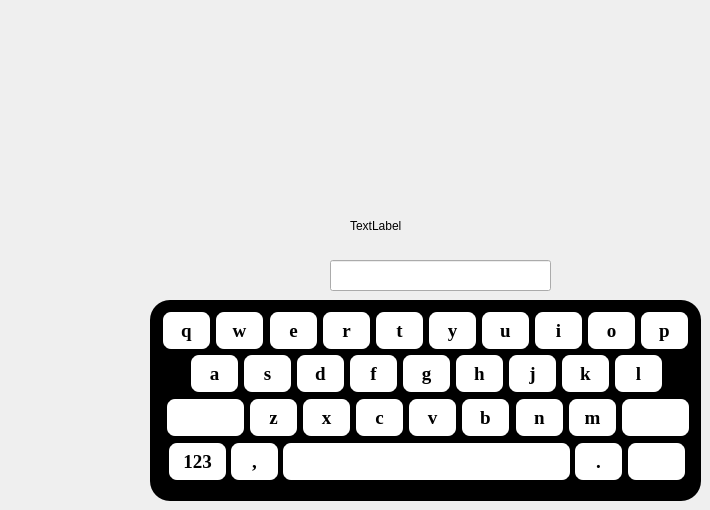
         <widget class="QWidget" name="page_60">
          <widget class="QFrame" name="frame_14">
           <property name="geometry">
            <rect>
             <x>150</x>
             <y>300</y>
             <width>551</width>
             <height>201</height>
            </rect>
           </property>
           <property name="styleSheet">
            <string notr="true">QFrame{
color:white;
background:black;
border-radius:20px;
}</string>
           </property>
           <property name="frameShape">
            <enum>QFrame::StyledPanel</enum>
           </property>
           <property name="frameShadow">
            <enum>QFrame::Raised</enum>
           </property>
           <widget class="QPushButton" name="pushButton_h_6">
            <property name="geometry">
             <rect>
              <x>304</x>
              <y>53</y>
              <width>51</width>
              <height>41</height>
             </rect>
            </property>
            <property name="font">
             <font>
              <family>Times New Roman</family>
              <pointsize>14</pointsize>
              <weight>75</weight>
              <bold>true</bold>
             </font>
            </property>
            <property name="styleSheet">
             <string notr="true">QPushButton{
border: 2px solid black;
border-radius:10px;
background:white;
}</string>
            </property>
            <property name="text">
             <string>h</string>
            </property>
           </widget>
           <widget class="QPushButton" name="pushButton_123s_6">
            <property name="geometry">
             <rect>
              <x>17</x>
              <y>141</y>
              <width>61</width>
              <height>41</height>
             </rect>
            </property>
            <property name="font">
             <font>
              <family>Times New Roman</family>
              <pointsize>14</pointsize>
              <weight>75</weight>
              <bold>true</bold>
             </font>
            </property>
            <property name="styleSheet">
             <string notr="true">QPushButton{
border: 2px solid black;
border-radius:10px;
background:white;
}</string>
            </property>
            <property name="text">
             <string>123</string>
            </property>
           </widget>
           <widget class="QPushButton" name="pushButton_b_6">
            <property name="geometry">
             <rect>
              <x>310</x>
              <y>97</y>
              <width>51</width>
              <height>41</height>
             </rect>
            </property>
            <property name="font">
             <font>
              <family>Times New Roman</family>
              <pointsize>14</pointsize>
              <weight>75</weight>
              <bold>true</bold>
             </font>
            </property>
            <property name="styleSheet">
             <string notr="true">QPushButton{
border: 2px solid black;
border-radius:10px;
background:white;
}</string>
            </property>
            <property name="text">
             <string>b</string>
            </property>
           </widget>
           <widget class="QPushButton" name="pushButton_y_6">
            <property name="geometry">
             <rect>
              <x>277</x>
              <y>10</y>
              <width>51</width>
              <height>41</height>
             </rect>
            </property>
            <property name="font">
             <font>
              <family>Times New Roman</family>
              <pointsize>14</pointsize>
              <weight>75</weight>
              <bold>true</bold>
             </font>
            </property>
            <property name="styleSheet">
             <string notr="true">QPushButton{
border: 2px solid black;
border-radius:10px;
background:white;
}</string>
            </property>
            <property name="text">
             <string>y</string>
            </property>
           </widget>
           <widget class="QPushButton" name="pushButton_l_6">
            <property name="geometry">
             <rect>
              <x>463</x>
              <y>53</y>
              <width>51</width>
              <height>41</height>
             </rect>
            </property>
            <property name="font">
             <font>
              <family>Times New Roman</family>
              <pointsize>14</pointsize>
              <weight>75</weight>
              <bold>true</bold>
             </font>
            </property>
            <property name="styleSheet">
             <string notr="true">QPushButton{
border: 2px solid black;
border-radius:10px;
background:white;
}</string>
            </property>
            <property name="text">
             <string>l</string>
            </property>
           </widget>
           <widget class="QPushButton" name="pushButton_s_6">
            <property name="geometry">
             <rect>
              <x>92</x>
              <y>53</y>
              <width>51</width>
              <height>41</height>
             </rect>
            </property>
            <property name="font">
             <font>
              <family>Times New Roman</family>
              <pointsize>14</pointsize>
              <weight>75</weight>
              <bold>true</bold>
             </font>
            </property>
            <property name="styleSheet">
             <string notr="true">QPushButton{
border: 2px solid black;
border-radius:10px;
background:white;
}</string>
            </property>
            <property name="text">
             <string>s</string>
            </property>
           </widget>
           <widget class="QPushButton" name="pushButton_j_6">
            <property name="geometry">
             <rect>
              <x>357</x>
              <y>53</y>
              <width>51</width>
              <height>41</height>
             </rect>
            </property>
            <property name="font">
             <font>
              <family>Times New Roman</family>
              <pointsize>14</pointsize>
              <weight>75</weight>
              <bold>true</bold>
             </font>
            </property>
            <property name="styleSheet">
             <string notr="true">QPushButton{
border: 2px solid black;
border-radius:10px;
background:white;
}</string>
            </property>
            <property name="text">
             <string>j</string>
            </property>
           </widget>
           <widget class="QPushButton" name="pushButton_c_6">
            <property name="geometry">
             <rect>
              <x>204</x>
              <y>97</y>
              <width>51</width>
              <height>41</height>
             </rect>
            </property>
            <property name="font">
             <font>
              <family>Times New Roman</family>
              <pointsize>14</pointsize>
              <weight>75</weight>
              <bold>true</bold>
             </font>
            </property>
            <property name="styleSheet">
             <string notr="true">QPushButton{
border: 2px solid black;
border-radius:10px;
background:white;
}</string>
            </property>
            <property name="text">
             <string>c</string>
            </property>
           </widget>
           <widget class="QPushButton" name="pushButton_n_6">
            <property name="geometry">
             <rect>
              <x>364</x>
              <y>97</y>
              <width>51</width>
              <height>41</height>
             </rect>
            </property>
            <property name="font">
             <font>
              <family>Times New Roman</family>
              <pointsize>14</pointsize>
              <weight>75</weight>
              <bold>true</bold>
             </font>
            </property>
            <property name="styleSheet">
             <string notr="true">QPushButton{
border: 2px solid black;
border-radius:10px;
background:white;
}</string>
            </property>
            <property name="text">
             <string>n</string>
            </property>
           </widget>
           <widget class="QPushButton" name="pushButton_f_6">
            <property name="geometry">
             <rect>
              <x>198</x>
              <y>53</y>
              <width>51</width>
              <height>41</height>
             </rect>
            </property>
            <property name="font">
             <font>
              <family>Times New Roman</family>
              <pointsize>14</pointsize>
              <weight>75</weight>
              <bold>true</bold>
             </font>
            </property>
            <property name="styleSheet">
             <string notr="true">QPushButton{
border: 2px solid black;
border-radius:10px;
background:white;
}</string>
            </property>
            <property name="text">
             <string>f</string>
            </property>
           </widget>
           <widget class="QPushButton" name="pushButton_q_6">
            <property name="geometry">
             <rect>
              <x>11</x>
              <y>10</y>
              <width>51</width>
              <height>41</height>
             </rect>
            </property>
            <property name="font">
             <font>
              <family>Times New Roman</family>
              <pointsize>14</pointsize>
              <weight>75</weight>
              <bold>true</bold>
             </font>
            </property>
            <property name="styleSheet">
             <string notr="true">QPushButton{
border: 2px solid black;
border-radius:10px;
background:white;
}</string>
            </property>
            <property name="text">
             <string>q</string>
            </property>
           </widget>
           <widget class="QPushButton" name="pushButton_a_6">
            <property name="geometry">
             <rect>
              <x>39</x>
              <y>53</y>
              <width>51</width>
              <height>41</height>
             </rect>
            </property>
            <property name="font">
             <font>
              <family>Times New Roman</family>
              <pointsize>14</pointsize>
              <weight>75</weight>
              <bold>true</bold>
             </font>
            </property>
            <property name="styleSheet">
             <string notr="true">QPushButton{
border: 2px solid black;
border-radius:10px;
background:white;
}</string>
            </property>
            <property name="text">
             <string>a</string>
            </property>
           </widget>
           <widget class="QPushButton" name="pushButton_dotsmall_6">
            <property name="geometry">
             <rect>
              <x>423</x>
              <y>141</y>
              <width>51</width>
              <height>41</height>
             </rect>
            </property>
            <property name="font">
             <font>
              <family>Times New Roman</family>
              <pointsize>14</pointsize>
              <weight>75</weight>
              <bold>true</bold>
             </font>
            </property>
            <property name="styleSheet">
             <string notr="true">QPushButton{
border: 2px solid black;
border-radius:10px;
background:white;
}</string>
            </property>
            <property name="text">
             <string>.</string>
            </property>
           </widget>
           <widget class="QPushButton" name="pushButton_t_6">
            <property name="geometry">
             <rect>
              <x>224</x>
              <y>10</y>
              <width>51</width>
              <height>41</height>
             </rect>
            </property>
            <property name="font">
             <font>
              <family>Times New Roman</family>
              <pointsize>14</pointsize>
              <weight>75</weight>
              <bold>true</bold>
             </font>
            </property>
            <property name="styleSheet">
             <string notr="true">QPushButton{
border: 2px solid black;
border-radius:10px;
background:white;
}</string>
            </property>
            <property name="text">
             <string>t</string>
            </property>
           </widget>
           <widget class="QPushButton" name="pushButton_p_6">
            <property name="geometry">
             <rect>
              <x>489</x>
              <y>10</y>
              <width>51</width>
              <height>41</height>
             </rect>
            </property>
            <property name="font">
             <font>
              <family>Times New Roman</family>
              <pointsize>14</pointsize>
              <weight>75</weight>
              <bold>true</bold>
             </font>
            </property>
            <property name="styleSheet">
             <string notr="true">QPushButton{
border: 2px solid black;
border-radius:10px;
background:white;
}</string>
            </property>
            <property name="text">
             <string>p</string>
            </property>
           </widget>
           <widget class="QPushButton" name="pushButton_scomma_6">
            <property name="geometry">
             <rect>
              <x>79</x>
              <y>141</y>
              <width>51</width>
              <height>41</height>
             </rect>
            </property>
            <property name="font">
             <font>
              <family>Times New Roman</family>
              <pointsize>14</pointsize>
              <weight>75</weight>
              <bold>true</bold>
             </font>
            </property>
            <property name="styleSheet">
             <string notr="true">QPushButton{
border: 2px solid black;
border-radius:10px;
background:white;
}</string>
            </property>
            <property name="text">
             <string>,</string>
            </property>
           </widget>
           <widget class="QPushButton" name="pushButton_o_6">
            <property name="geometry">
             <rect>
              <x>436</x>
              <y>10</y>
              <width>51</width>
              <height>41</height>
             </rect>
            </property>
            <property name="font">
             <font>
              <family>Times New Roman</family>
              <pointsize>14</pointsize>
              <weight>75</weight>
              <bold>true</bold>
             </font>
            </property>
            <property name="styleSheet">
             <string notr="true">QPushButton{
border: 2px solid black;
border-radius:10px;
background:white;
}</string>
            </property>
            <property name="text">
             <string>o</string>
            </property>
           </widget>
           <widget class="QPushButton" name="pushButton_k_6">
            <property name="geometry">
             <rect>
              <x>410</x>
              <y>53</y>
              <width>51</width>
              <height>41</height>
             </rect>
            </property>
            <property name="font">
             <font>
              <family>Times New Roman</family>
              <pointsize>14</pointsize>
              <weight>75</weight>
              <bold>true</bold>
             </font>
            </property>
            <property name="styleSheet">
             <string notr="true">QPushButton{
border: 2px solid black;
border-radius:10px;
background:white;
}</string>
            </property>
            <property name="text">
             <string>k</string>
            </property>
           </widget>
           <widget class="QPushButton" name="pushButton_r_6">
            <property name="geometry">
             <rect>
              <x>171</x>
              <y>10</y>
              <width>51</width>
              <height>41</height>
             </rect>
            </property>
            <property name="font">
             <font>
              <family>Times New Roman</family>
              <pointsize>14</pointsize>
              <weight>75</weight>
              <bold>true</bold>
             </font>
            </property>
            <property name="styleSheet">
             <string notr="true">QPushButton{
border: 2px solid black;
border-radius:10px;
background:white;
}</string>
            </property>
            <property name="text">
             <string>r</string>
            </property>
           </widget>
           <widget class="QPushButton" name="pushButton_v_6">
            <property name="geometry">
             <rect>
              <x>257</x>
              <y>97</y>
              <width>51</width>
              <height>41</height>
             </rect>
            </property>
            <property name="font">
             <font>
              <family>Times New Roman</family>
              <pointsize>14</pointsize>
              <weight>75</weight>
              <bold>true</bold>
             </font>
            </property>
            <property name="styleSheet">
             <string notr="true">QPushButton{
border: 2px solid black;
border-radius:10px;
background:white;
}</string>
            </property>
            <property name="text">
             <string>v</string>
            </property>
           </widget>
           <widget class="QPushButton" name="pushButton_d_6">
            <property name="geometry">
             <rect>
              <x>145</x>
              <y>53</y>
              <width>51</width>
              <height>41</height>
             </rect>
            </property>
            <property name="font">
             <font>
              <family>Times New Roman</family>
              <pointsize>14</pointsize>
              <weight>75</weight>
              <bold>true</bold>
             </font>
            </property>
            <property name="styleSheet">
             <string notr="true">QPushButton{
border: 2px solid black;
border-radius:10px;
background:white;
}</string>
            </property>
            <property name="text">
             <string>d</string>
            </property>
           </widget>
           <widget class="QPushButton" name="pushButton_m_6">
            <property name="geometry">
             <rect>
              <x>417</x>
              <y>97</y>
              <width>51</width>
              <height>41</height>
             </rect>
            </property>
            <property name="font">
             <font>
              <family>Times New Roman</family>
              <pointsize>14</pointsize>
              <weight>75</weight>
              <bold>true</bold>
             </font>
            </property>
            <property name="styleSheet">
             <string notr="true">QPushButton{
border: 2px solid black;
border-radius:10px;
background:white;
}</string>
            </property>
            <property name="text">
             <string>m</string>
            </property>
           </widget>
           <widget class="QPushButton" name="pushButton_backspacesmall_6">
            <property name="geometry">
             <rect>
              <x>470</x>
              <y>97</y>
              <width>71</width>
              <height>41</height>
             </rect>
            </property>
            <property name="font">
             <font>
              <family>Times New Roman</family>
              <pointsize>14</pointsize>
              <weight>75</weight>
              <bold>true</bold>
             </font>
            </property>
            <property name="styleSheet">
             <string notr="true">QPushButton{
border: 2px solid black;
border-radius:10px;
background:white;
}</string>
            </property>
            <property name="text">
             <string/>
            </property>
           </widget>
           <widget class="QPushButton" name="pushButton_i_6">
            <property name="geometry">
             <rect>
              <x>383</x>
              <y>10</y>
              <width>51</width>
              <height>41</height>
             </rect>
            </property>
            <property name="font">
             <font>
              <family>Times New Roman</family>
              <pointsize>14</pointsize>
              <weight>75</weight>
              <bold>true</bold>
             </font>
            </property>
            <property name="styleSheet">
             <string notr="true">QPushButton{
border: 2px solid black;
border-radius:10px;
background:white;
}</string>
            </property>
            <property name="text">
             <string>i</string>
            </property>
           </widget>
           <widget class="QPushButton" name="pushButton_x_6">
            <property name="geometry">
             <rect>
              <x>151</x>
              <y>97</y>
              <width>51</width>
              <height>41</height>
             </rect>
            </property>
            <property name="font">
             <font>
              <family>Times New Roman</family>
              <pointsize>14</pointsize>
              <weight>75</weight>
              <bold>true</bold>
             </font>
            </property>
            <property name="styleSheet">
             <string notr="true">QPushButton{
border: 2px solid black;
border-radius:10px;
background:white;
}</string>
            </property>
            <property name="text">
             <string>x</string>
            </property>
           </widget>
           <widget class="QPushButton" name="pushButton_entersmall_6">
            <property name="geometry">
             <rect>
              <x>476</x>
              <y>141</y>
              <width>61</width>
              <height>41</height>
             </rect>
            </property>
            <property name="font">
             <font>
              <family>Times New Roman</family>
              <pointsize>14</pointsize>
              <weight>75</weight>
              <bold>true</bold>
             </font>
            </property>
            <property name="styleSheet">
             <string notr="true">QPushButton{
border: 2px solid black;
border-radius:10px;
background:white;
}</string>
            </property>
            <property name="text">
             <string/>
            </property>
           </widget>
           <widget class="QPushButton" name="pushButton_spacesmall_6">
            <property name="geometry">
             <rect>
              <x>131</x>
              <y>141</y>
              <width>291</width>
              <height>41</height>
             </rect>
            </property>
            <property name="font">
             <font>
              <family>Times New Roman</family>
              <pointsize>14</pointsize>
              <weight>75</weight>
              <bold>true</bold>
             </font>
            </property>
            <property name="styleSheet">
             <string notr="true">QPushButton{
border: 2px solid black;
border-radius:10px;
background:white;
}</string>
            </property>
            <property name="text">
             <string/>
            </property>
           </widget>
           <widget class="QPushButton" name="pushButton_u_6">
            <property name="geometry">
             <rect>
              <x>330</x>
              <y>10</y>
              <width>51</width>
              <height>41</height>
             </rect>
            </property>
            <property name="font">
             <font>
              <family>Times New Roman</family>
              <pointsize>14</pointsize>
              <weight>75</weight>
              <bold>true</bold>
             </font>
            </property>
            <property name="styleSheet">
             <string notr="true">QPushButton{
border: 2px solid black;
border-radius:10px;
background:white;
}</string>
            </property>
            <property name="text">
             <string>u</string>
            </property>
           </widget>
           <widget class="QPushButton" name="pushButton_g_6">
            <property name="geometry">
             <rect>
              <x>251</x>
              <y>53</y>
              <width>51</width>
              <height>41</height>
             </rect>
            </property>
            <property name="font">
             <font>
              <family>Times New Roman</family>
              <pointsize>14</pointsize>
              <weight>75</weight>
              <bold>true</bold>
             </font>
            </property>
            <property name="styleSheet">
             <string notr="true">QPushButton{
border: 2px solid black;
border-radius:10px;
background:white;
}</string>
            </property>
            <property name="text">
             <string>g</string>
            </property>
           </widget>
           <widget class="QPushButton" name="pushButton_casesmall_8">
            <property name="geometry">
             <rect>
              <x>15</x>
              <y>97</y>
              <width>81</width>
              <height>41</height>
             </rect>
            </property>
            <property name="font">
             <font>
              <family>Times New Roman</family>
              <pointsize>14</pointsize>
              <weight>75</weight>
              <bold>true</bold>
             </font>
            </property>
            <property name="styleSheet">
             <string notr="true">QPushButton{
border: 2px solid black;
border-radius:10px;
background:white;
}</string>
            </property>
            <property name="text">
             <string/>
            </property>
           </widget>
           <widget class="QPushButton" name="pushButton_e_6">
            <property name="geometry">
             <rect>
              <x>118</x>
              <y>10</y>
              <width>51</width>
              <height>41</height>
             </rect>
            </property>
            <property name="font">
             <font>
              <family>Times New Roman</family>
              <pointsize>14</pointsize>
              <weight>75</weight>
              <bold>true</bold>
             </font>
            </property>
            <property name="styleSheet">
             <string notr="true">QPushButton{
border: 2px solid black;
border-radius:10px;
background:white;
}</string>
            </property>
            <property name="text">
             <string>e</string>
            </property>
           </widget>
           <widget class="QPushButton" name="pushButton_z_6">
            <property name="geometry">
             <rect>
              <x>98</x>
              <y>97</y>
              <width>51</width>
              <height>41</height>
             </rect>
            </property>
            <property name="font">
             <font>
              <family>Times New Roman</family>
              <pointsize>14</pointsize>
              <weight>75</weight>
              <bold>true</bold>
             </font>
            </property>
            <property name="styleSheet">
             <string notr="true">QPushButton{
border: 2px solid black;
border-radius:10px;
background:white;
}</string>
            </property>
            <property name="text">
             <string>z</string>
            </property>
           </widget>
           <widget class="QPushButton" name="pushButton_w_6">
            <property name="geometry">
             <rect>
              <x>64</x>
              <y>10</y>
              <width>51</width>
              <height>41</height>
             </rect>
            </property>
            <property name="font">
             <font>
              <family>Times New Roman</family>
              <pointsize>14</pointsize>
              <weight>75</weight>
              <bold>true</bold>
             </font>
            </property>
            <property name="styleSheet">
             <string notr="true">QPushButton{
border: 2px solid black;
border-radius:10px;
background:white;
}</string>
            </property>
            <property name="text">
             <string>w</string>
            </property>
           </widget>
          </widget>
          <widget class="QLabel" name="label_small_5">
           <property name="geometry">
            <rect>
             <x>350</x>
             <y>210</y>
             <width>181</width>
             <height>31</height>
            </rect>
           </property>
           <property name="text">
            <string>TextLabel</string>
           </property>
          </widget>
          <widget class="QLineEdit" name="lineEdit_small_6">
           <property name="geometry">
            <rect>
             <x>330</x>
             <y>260</y>
             <width>221</width>
             <height>31</height>
            </rect>
           </property>
          </widget>
         </widget>
